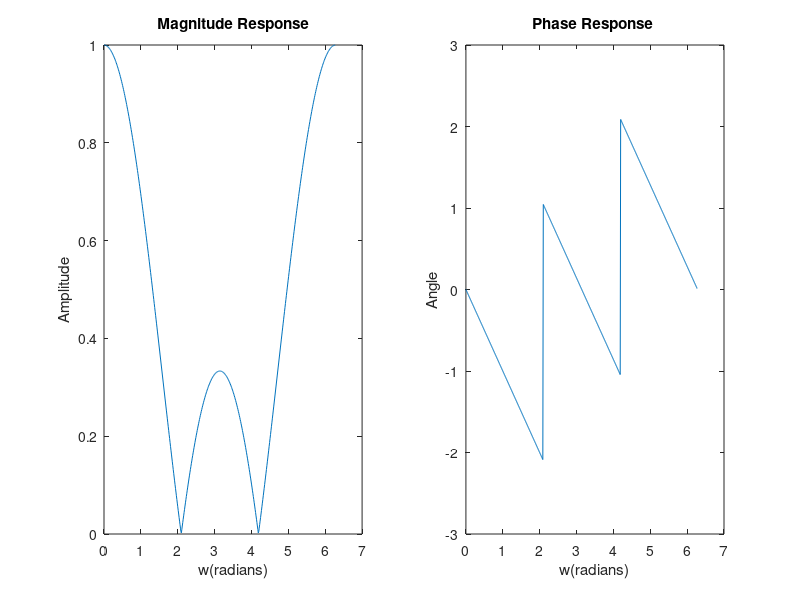

Write MATLAB code to recreate this figure.
n = 0:100;
N = 512;

u = [(n)>=0];
rand_noise = rand(1, length(n));

x = (0.9.^n).*u + rand_noise;
 
a = [1 0 0];
b = [1/3 1/3 1/3];

[h, w] = freqz(b, a, N, 'whole');

subplot(121), plot(w,abs(h));
title('Magnitude Response'), xlabel('w(radians)'), ylabel('Amplitude'); 
subplot(122), plot(w,angle(h));
title('Phase Response '), xlabel('w(radians)'), ylabel('Angle');
